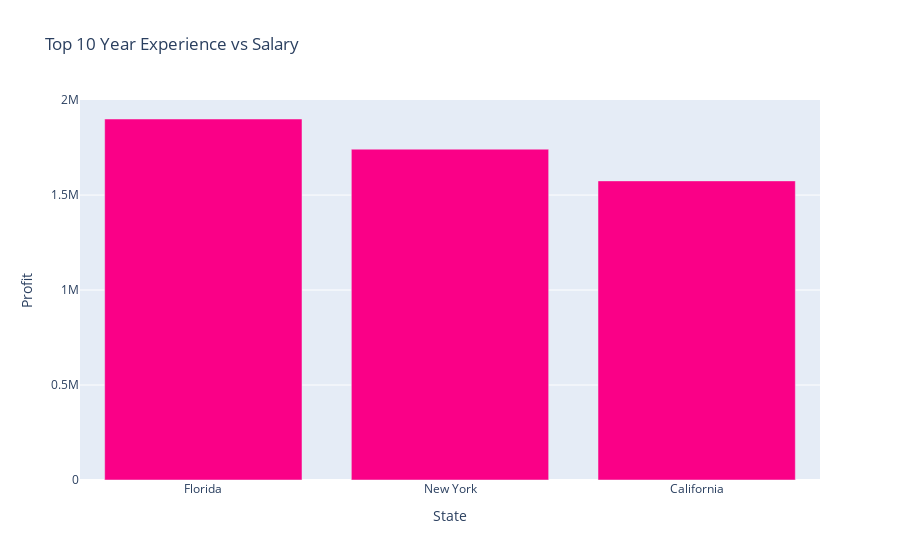

Notebook source saved alongside this figure:
### Code cell
state_sales = df.groupby("State")["Profit"].sum().sort_values(ascending=False).head(10).reset_index()
fig = px.bar(state_sales, x="State", y="Profit", title="Top 10 Year Experience vs Salary", color_discrete_sequence=px.colors.qualitative.Alphabet_r)
fig.show()

### Figure 1 — Plotly figure (JSON) as saved in the notebook; plotly's stock layout.template omitted (floating-point values rounded to 4 significant figures)
{"data": [{"hovertemplate": "State=%{x}<br>Profit=%{y}<extra></extra>", "legendgroup": "", "marker": {"color": "#FA0087", "pattern": {"shape": ""}}, "name": "", "orientation": "v", "showlegend": false, "textposition": "auto", "type": "bar", "x": ["Florida", "New York", "California"], "xaxis": "x", "y": [1900000.0, 1742000.0, 1575000.0], "yaxis": "y"}], "layout": {"barmode": "relative", "legend": {"tracegroupgap": 0}, "title": {"text": "Top 10 Year Experience vs Salary"}, "xaxis": {"anchor": "y", "domain": [0, 1], "title": {"text": "State"}}, "yaxis": {"anchor": "x", "domain": [0, 1], "title": {"text": "Profit"}}}}
